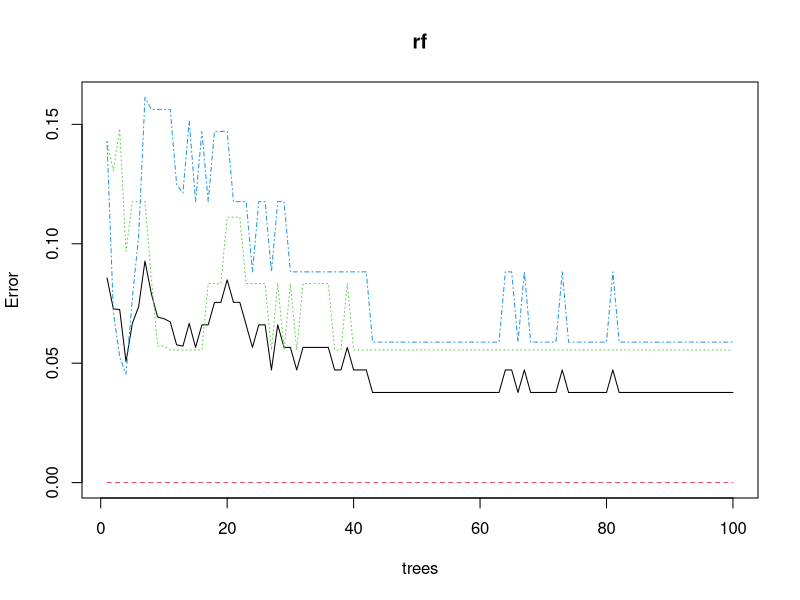
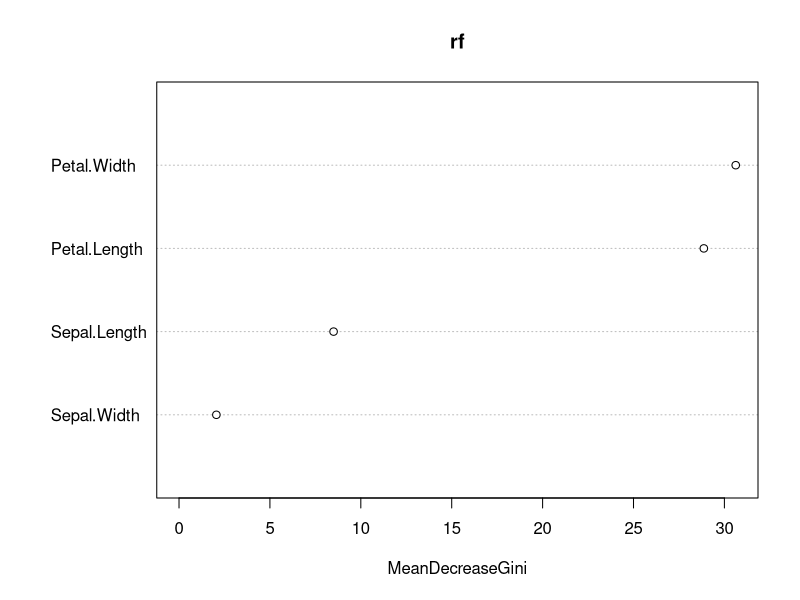
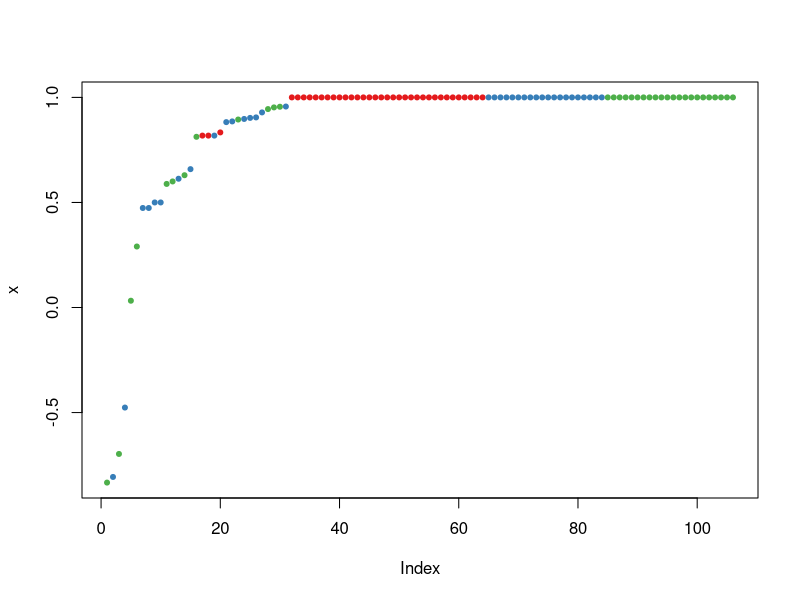

Recreate these plots in R, in order.
# This famous (Fisher's or Anderson's) iris data set gives the measurements in centimeters of the variables sepal length 
# and width and petal length and width, respectively, for 50 flowers from each of 3 species of iris. 
# The species are Iris setosa, versicolor, and virginica.

library(datasets) # iris dataset
library(randomForest) # tree method

str(iris) # compactly display the internal STRucture of an R object, a diagnostic function and an alternative to "summary"
summary(iris)

ind <- sample(2,nrow(iris),replace=TRUE,prob=c(0.7,0.3))
trainData = iris[ind==1,]
testData = iris[ind==2,]

rf <- randomForest(Species ~., data = trainData, ntree=100, proximity=TRUE)
table(predict(rf),trainData$Species)
print(rf)
attributes(rf)
plot(rf)
 
# importance of variables 
importance(rf)
varImpPlot(rf)

# test
irisPred <- predict(rf, newdata=testData)
table(irisPred,testData$Species)
plot(margin(rf,testData$Species))